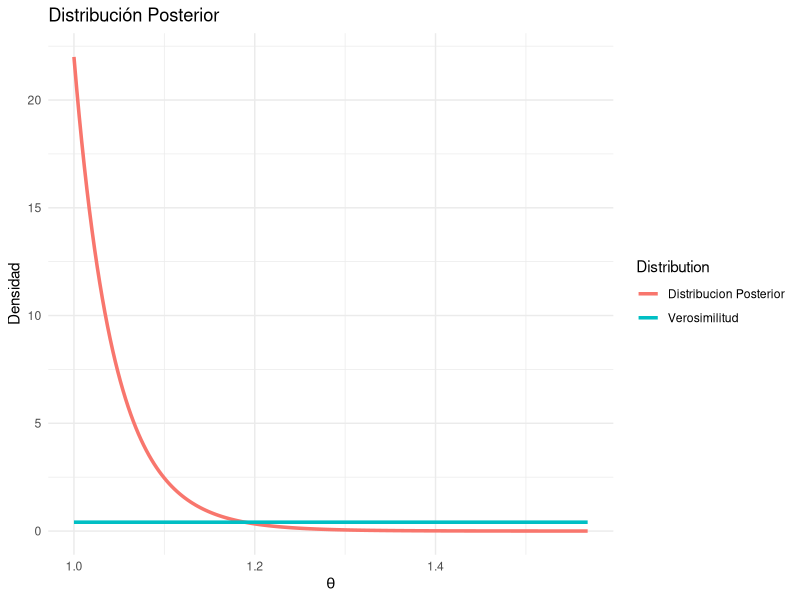
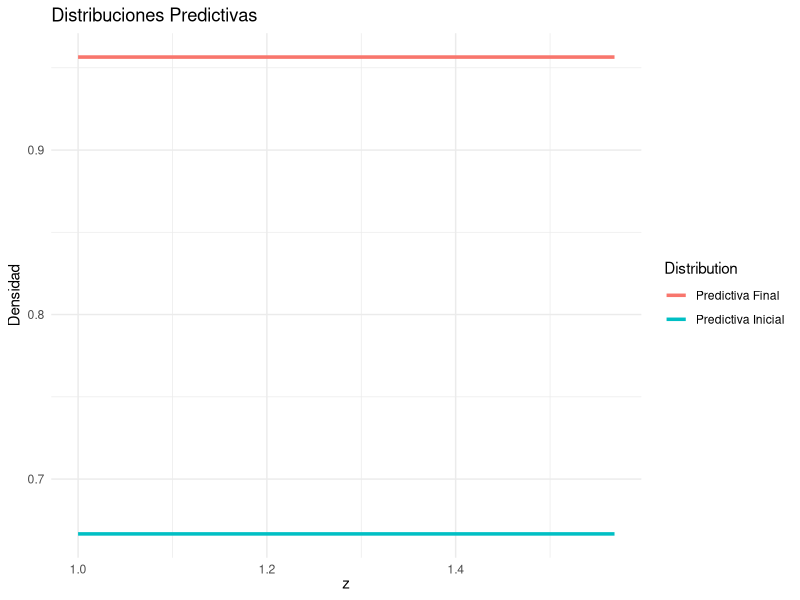

Recreate these plots in R, in order.
#Cargar librerías necesarias
library(ggplot2)
library(dplyr)
library(VGAM)  # Para la función dpareto


#Definoemdp nuestra semnilla
set.seed(42) 
# Definir hiperparámetros a trabajar
#Valores de nuestra distribucion Pareto
a <- 2
b <- 1

# Tamaño de la muestra
n <- 20
#Tamaño de la grafica 
num = 200 

# Simular Theta a partir de una Pareto(a, b)
theta_real <- rpareto(1, scale = b, shape = a)


# Generar una muestra X ~ Uniforme(0, Theta)
x <- runif(n, min = 0, max = theta_real)


# Calcular los parámetros de la distribución posterior de Theta
a_post <- a + n
b_post <- b
#b_post <- max(x) 

# Graficando  la distribución posterior -------------------------------------------------------------- # nolint
valores_theta <- seq(b_post, theta_real * 1.5, length.out = num)
densidad_posterior <- (a_post * b_post^a_post) / (valores_theta^(a_post + 1))
#Graficando la maxima verosimilitud ----------------------------------------------------------------- # nolint
verosimulitd <- (1/theta_real)^n

#Distribución predictiva inicial---------------------------------------------------------------------- # nolint: line_length_linter.
z_values <- seq(b, theta_real * 1.5, length.out = num)
predictiva_inicial <- rep(a / ((a + 1) * b), length(z_values))

#Distribución predictiva final ---------------------------------------------------------------------- # nolint
predictiva_final <- rep(a_post / ((a_post + 1) * b_post), length(z_values))

# Creando DataFrames para graficar
df_posterior <- data.frame(theta = valores_theta, density = densidad_posterior, Distribution = "Distribucion Posterior")  # nolint
df_verosimilitud <- data.frame(theta = valores_theta, density = verosimulitd, Distribution = "Verosimilitud")  # nolint
df_graf <- bind_rows(df_posterior, df_verosimilitud)  # nolint

print(head(df_graf))

df_pred_init <- data.frame(z = z_values, density = predictiva_inicial, Distribution = "Predictiva Inicial") # nolint
df_pred_final <- data.frame(z = z_values, density = predictiva_final, Distribution = "Predictiva Final") # nolint
df_pred <- bind_rows(df_pred_init, df_pred_final) #Unir la predictiva final y la inicial # nolint

print(head(df_pred))


# Graficar la distribución posterior de Theta
ggplot(df_graf, aes(x = theta, y = density, color = Distribution)) +
  geom_line(size = 1.2) +
  labs(title = "Distribución Posterior", x = expression(theta), y = "Densidad") + # nolint
  theme_minimal()


# Graficar las distribuciones predictivas
ggplot(df_pred, aes(x = z, y = density, color = Distribution)) +
  geom_line(size = 1.2) +
  labs(title = "Distribuciones Predictivas", x = expression(z), y = "Densidad") + # nolint
  theme_minimal()
